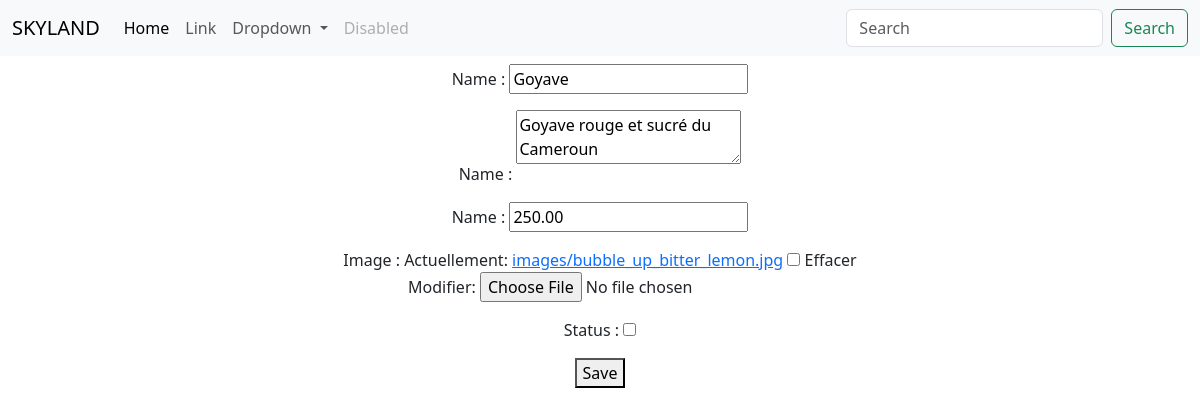
Page /update/3 on the committed database.
### products/models.py (models this page shows, shortened)
class Products(models.Model):
    name = models.CharField(max_length=150)
    description = models.TextField()
    price = models.DecimalField(max_digits=10000, decimal_places=2)
    image = models.ImageField(upload_to="images", null=True, blank=True)
    status = models.BooleanField(default=False)
    class Meta:
        verbose_name = ("Product")
        verbose_name_plural = ("Products")

### products/views.py (the view)
# urls.py: path('update/<int:my_id>', modifier, name='update'),
def modifier(request, my_id):
    obj = get_object_or_404(Products, id=my_id)
    form = ProductForm(request.POST or None, instance=obj)
    Text=""
    if form.is_valid():
        form.save()
        form = ProductForm()
        Text = "Your modification was succefully done!"
    return render(request, "products/update.html", {'form':form, 'msg':Text, "my_id":my_id})

### products/form.py
class ProductForm(forms.ModelForm):
    name = forms.CharField(label="Name", widget=forms.TextInput(
        attrs={
            'placeholder':"Enter product's name"
        }
    ))
    description = forms.CharField(label="Name", widget=forms.Textarea(
        attrs={
            'placeholder': "Enter product's description",
            'rows':2,
            'cols':22.5,
            'class': 'mb-3',
            'id':'my-id'
        }
    ))
    price = forms.DecimalField(label="Name", initial=0.00)
    status = forms.BooleanField(label="Status", required=False)
    class Meta:
        model = Products
        fields = ('name', 'description', 'price', 'image', 'status')

### templates/products/update.html (shortened to what this page needs)
{% extends "products/bases.html" %}
{% block content %}
<center>
    <form method="post" action="{% url 'update' my_id %}" enctype="multipart/form-data">
        {{ form.as_p }}
        <button type="submit">Save</button>
    </form>
</center>
{% endblock %}

### rows in the picture
Products: name "Goyave", description "Goyave rouge et sucré du Cameroun", price "250.00"
